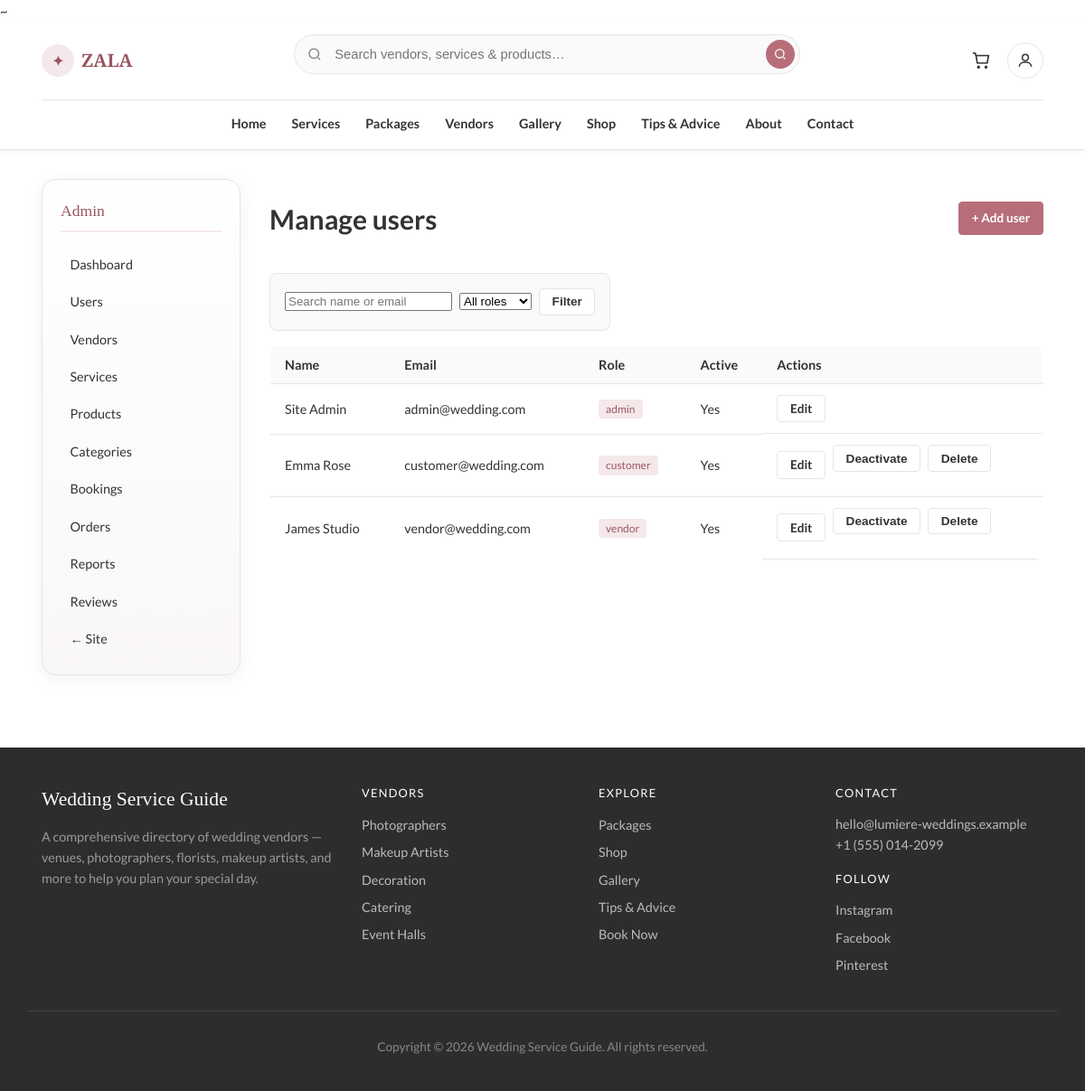
The page /admin/users.php (signed in) on the database its author committed.
### tables this page shows
CREATE TABLE users (
    id INT UNSIGNED AUTO_INCREMENT PRIMARY KEY,
    role ENUM('customer', 'vendor', 'admin') NOT NULL DEFAULT 'customer',
    first_name VARCHAR(80) NOT NULL,
    last_name VARCHAR(80) NOT NULL,
    email VARCHAR(180) NOT NULL UNIQUE,
    password_hash VARCHAR(255) NOT NULL,
    phone VARCHAR(30) DEFAULT NULL,
    avatar VARCHAR(255) DEFAULT NULL,
    is_active TINYINT(1) NOT NULL DEFAULT 1,
    email_verified_at DATETIME DEFAULT NULL,
    remember_token VARCHAR(100) DEFAULT NULL,
    created_at TIMESTAMP DEFAULT CURRENT_TIMESTAMP,
    updated_at TIMESTAMP DEFAULT CURRENT_TIMESTAMP ON UPDATE CURRENT_TIMESTAMP,
    INDEX idx_users_role (role),
    INDEX idx_users_email (email)
);

### includes/db.php (called while the page is built, shortened)
~<?php
function db(): PDO
{
    static $pdo = null;
    if ($pdo instanceof PDO) {
        return $pdo;
    }
    $config = require dirname(__DIR__) . '/config.php';
    $db = $config['database'];
    $dsn = sprintf(
        'mysql:host=%s;port=%d;dbname=%s;charset=utf8mb4',
        $db['host'],
        (int) $db['port'],
        $db['name']
    );
    $pdo = new PDO($dsn, $db['user'], $db['pass'], [
        PDO::ATTR_ERRMODE            => PDO::ERRMODE_EXCEPTION,
        PDO::ATTR_DEFAULT_FETCH_MODE => PDO::FETCH_ASSOC,
        PDO::ATTR_EMULATE_PREPARES   => false,
    ]);
    return $pdo;
}

### includes/functions.php (called while the page is built, shortened)
<?php
function e(?string $value): string
{
    return htmlspecialchars((string) $value, ENT_QUOTES, 'UTF-8');
}

### admin/users.php (the view, shortened to what this page needs)
<?php
require_once dirname(__DIR__) . '/includes/db.php';
require_once dirname(__DIR__) . '/includes/functions.php';
$search = trim((string) ($_GET['q'] ?? ''));
$sql = 'SELECT id, role, first_name, last_name, email, phone, is_active, created_at FROM users WHERE 1=1';
$params = [];
$sql .= ' ORDER BY created_at DESC';
$stmt = db()->prepare($sql);
$stmt->execute($params);
$users = $stmt->fetchAll();
require dirname(__DIR__) . '/includes/admin_header.php';
?>
    <div class="page-head">
        <h1>Manage users</h1>
        <a href="user-form.php" class="btn btn--primary btn--sm">+ Add user</a>
    </div>
    <form method="get" class="inline-form filter-bar">
        <input type="search" name="q" placeholder="Search name or email" value="<?= e($search) ?>" />
        <select name="role">
            <option value="">All roles</option>
        </select>
        <button type="submit" class="btn btn--ghost btn--sm">Filter</button>
    </form>
    <table class="data-table">
        <thead><tr><th>Name</th><th>Email</th><th>Role</th><th>Active</th><th>Actions</th></tr></thead>
        <tbody>
        <?php foreach ($users as $u) : ?>
            <tr>
                <td><?= e($u['first_name'] . ' ' . $u['last_name']) ?></td>
                <td><?= e($u['email']) ?></td>
                <td><span class="badge"><?= e($u['role']) ?></span></td>
                <td><?= $u['is_active'] ? 'Yes' : 'No' ?></td>
                <td class="table-actions">
                    <a href="user-form.php?id=<?= (int) $u['id'] ?>" class="btn btn--ghost btn--sm">Edit</a>
                    <?php if ($u['role'] !== 'admin') : ?>
                    <form method="post" class="inline-form">
                        <button type="submit" class="btn btn--ghost btn--sm"><?= $u['is_active'] ? 'Deactivate' : 'Activate' ?></button>
                    </form>
                    <form method="post" class="inline-form" onsubmit="return confirm('Delete this user?');">
                        <button type="submit" class="btn btn--ghost btn--sm">Delete</button>
                    </form>
                    <?php endif; ?>
                </td>
            </tr>
        <?php endforeach; ?>
        </tbody>
    </table>
<?php require dirname(__DIR__) . '/includes/admin_footer.php'; ?>

### css/wedding.css (style rules this page uses)
:root { --white: #ffffff; --bg: #fafafa; --bg-alt: #f3f3f3; --text: #333333; --text-muted: #666666; --text-light: #888888; --rose: #b76e79; --rose-dark: #9a5560; --rose-light: #f5e8ea; --gold: #c4a35a; --border: #e5e5e5; --shadow: 0 2px 12px rgba(0, 0, 0, 0.08); --shadow-hover: 0 8px 24px rgba(0, 0, 0, 0.12); --radius: 4px; --radius-lg: 8px; --font-sans: "Lato", "Segoe UI", system-ui, sans-serif; --font-display: "Playfair Display", Georgia, serif; --shell: min(1140px, calc(100% - 2rem)); --header-h: 72px; }
*, *::before, *::after { box-sizing: border-box; }
html { scroll-behavior: smooth; }
body { margin: 0; font-family: var(--font-sans); font-size: 15px; line-height: 1.6; color: var(--text); background: var(--white); }
a { color: var(--rose-dark); text-decoration: none; }
.btn { display: inline-flex; align-items: center; justify-content: center; padding: 0.6rem 1.25rem; font-size: 0.9rem; font-weight: 600; border-radius: var(--radius); border: 1px solid transparent; cursor: pointer; text-decoration: none !important; transition: background 0.2s, color 0.2s, border-color 0.2s; }
.btn--primary { background: var(--rose); color: #fff !important; border-color: var(--rose); }
.btn--ghost { background: var(--white); color: var(--text) !important; border-color: var(--border); }
.btn--sm { padding: 0.4rem 0.85rem; font-size: 0.85rem; }
.filter-bar { display: flex; flex-wrap: wrap; gap: 0.75rem; margin-bottom: 1.5rem; padding: 1rem; background: var(--bg); border: 1px solid var(--border); border-radius: var(--radius-lg); }
.data-table { width: 100%; border-collapse: collapse; background: var(--white); border: 1px solid var(--border); border-radius: var(--radius-lg); overflow: hidden; font-size: 0.9rem; }
.data-table th, .data-table td { padding: 0.75rem 1rem; border-bottom: 1px solid var(--border); text-align: left; }
.data-table th { background: var(--bg); font-weight: 600; color: var(--text); }
.badge { display: inline-block; padding: 0.2rem 0.5rem; font-size: 0.75rem; background: var(--rose-light); color: var(--rose-dark); border-radius: var(--radius); }
.inline-form { display: inline-flex; gap: 0.5rem; align-items: center; flex-wrap: wrap; }
:root { --radius-xl: 16px; --dash-shadow: 0 4px 20px rgba(0, 0, 0, 0.06); }
.page-head { display: flex; flex-wrap: wrap; align-items: center; justify-content: space-between; gap: 1rem; margin-bottom: 1rem; }
.filter-bar { margin-bottom: 1rem; }
.action-row, .table-actions { display: flex; flex-wrap: wrap; gap: 0.5rem; align-items: center; }

### rows shown on the page
users: first_name+last_name "Site Admin", email "admin@wedding.com", role "admin", is_active "Yes"
users: first_name+last_name "Emma Rose", email "customer@wedding.com", role "customer", is_active "Yes"
users: first_name+last_name "James Studio", email "vendor@wedding.com", role "vendor", is_active "Yes"

### other values the page prints
$siteName "Wedding Service Guide"
$email "hello@lumiere-weddings.example"
$phone "+1 (555) 014-2099"
